Frame 1 (no input): blank canvas, image omitted
Frame 60 (no input): blank canvas, image omitted
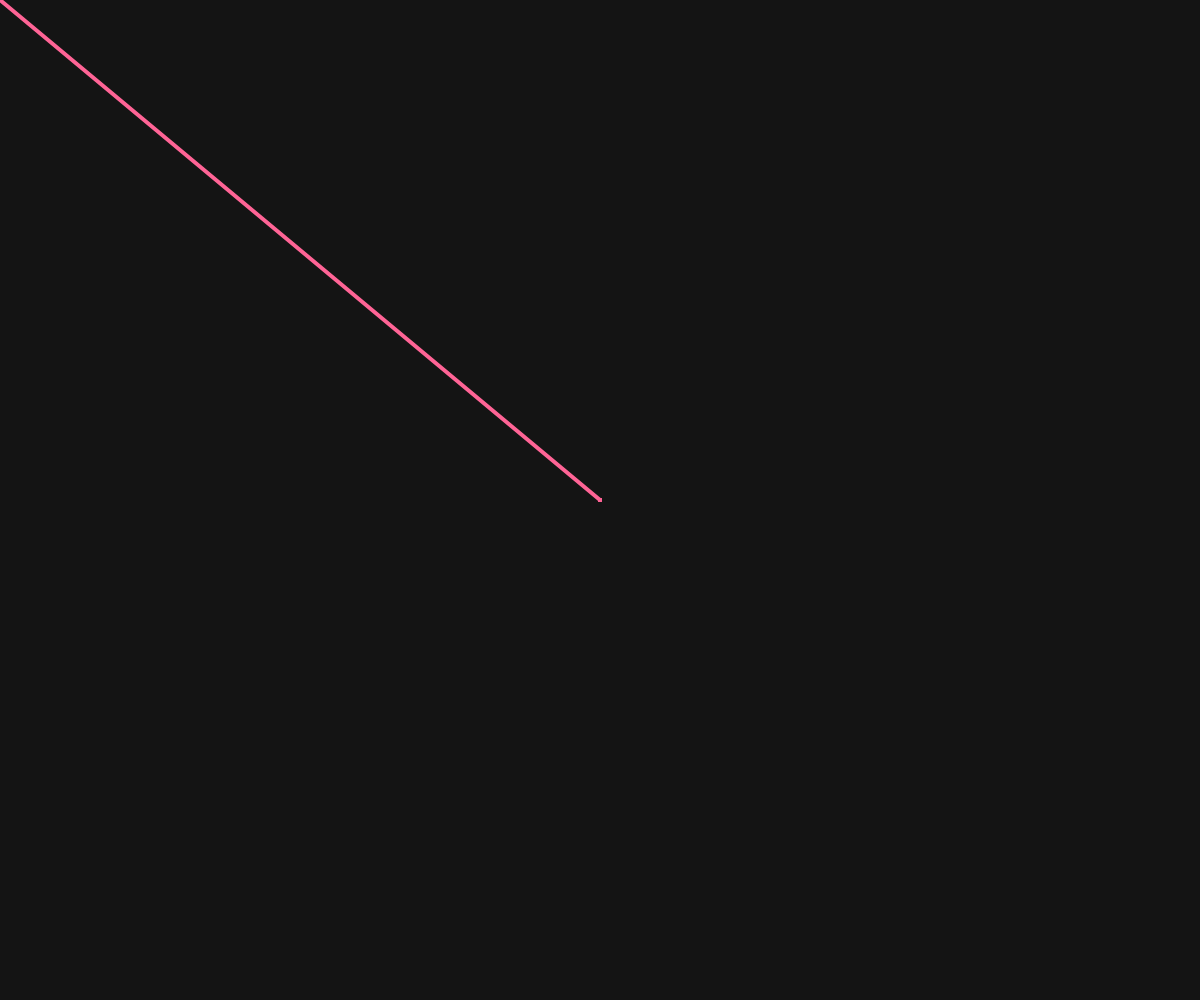
Frame 120 (the mouse pressed at the canvas centre since frame 60)

The p5.js sketch whose frames 1 and 60 were blank and that drew this single picture after the mouse press (run headless with seeded random() and noise() and a simulated clock; from frame 60 on, the mouse is pressed at the canvas centre):

// p5.js sketch
// ── sketch.js
function setup() {
  createCanvas(windowWidth, windowHeight);
  background(20);
}

function draw() {
  if (mouseIsPressed) {
    stroke(255, 100, 150);
    strokeWeight(4);
    line(pmouseX, pmouseY, mouseX, mouseY);
  }
}

function keyPressed() {
  if (key === 'c' || key === 'C') {
    background(20);
  }
}

function windowResized() {
  resizeCanvas(windowWidth, windowHeight);
}
